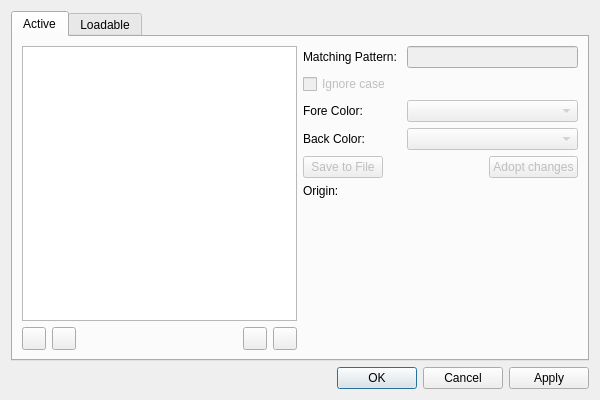
<?xml version="1.0" encoding="UTF-8"?>
<ui version="4.0">
 <class>FiltersDialog</class>
 <widget class="QDialog" name="FiltersDialog">
  <property name="geometry">
   <rect>
    <x>0</x>
    <y>0</y>
    <width>600</width>
    <height>400</height>
   </rect>
  </property>
  <property name="windowTitle">
   <string>Filters</string>
  </property>
  <layout class="QVBoxLayout" name="verticalLayout_7">
   <item>
    <widget class="QTabWidget" name="tabWidget">
     <property name="currentIndex">
      <number>0</number>
     </property>
     <widget class="QWidget" name="tab">
      <attribute name="title">
       <string>Active</string>
      </attribute>
      <layout class="QHBoxLayout" name="horizontalLayout_4">
       <item>
        <layout class="QVBoxLayout" name="verticalLayout_4">
         <item>
          <widget class="QListWidget" name="filterListWidget">
           <property name="selectionMode">
            <enum>QAbstractItemView::ExtendedSelection</enum>
           </property>
          </widget>
         </item>
         <item>
          <layout class="QHBoxLayout" name="buttonsLayout">
           <property name="spacing">
            <number>6</number>
           </property>
           <item>
            <widget class="QToolButton" name="addFilterButton">
             <property name="toolTip">
              <string>New Filter</string>
             </property>
             <property name="text">
              <string/>
             </property>
             <property name="icon">
              <iconset resource="../glogg.qrc">
               <normaloff>:/images/plus.png</normaloff>:/images/plus.png</iconset>
             </property>
            </widget>
           </item>
           <item>
            <widget class="QToolButton" name="removeFilterButton">
             <property name="toolTip">
              <string>Delete Filter</string>
             </property>
             <property name="text">
              <string/>
             </property>
             <property name="icon">
              <iconset resource="../glogg.qrc">
               <normaloff>:/images/minus.png</normaloff>:/images/minus.png</iconset>
             </property>
            </widget>
           </item>
           <item>
            <spacer name="horizontalSpacer">
             <property name="orientation">
              <enum>Qt::Horizontal</enum>
             </property>
             <property name="sizeHint" stdset="0">
              <size>
               <width>40</width>
               <height>20</height>
              </size>
             </property>
            </spacer>
           </item>
           <item>
            <widget class="QToolButton" name="upFilterButton">
             <property name="toolTip">
              <string>Move Filter Up</string>
             </property>
             <property name="text">
              <string/>
             </property>
             <property name="icon">
              <iconset resource="../glogg.qrc">
               <normaloff>:/images/up.png</normaloff>:/images/up.png</iconset>
             </property>
            </widget>
           </item>
           <item>
            <widget class="QToolButton" name="downFilterButton">
             <property name="toolTip">
              <string>Move Filter Down</string>
             </property>
             <property name="text">
              <string/>
             </property>
             <property name="icon">
              <iconset resource="../glogg.qrc">
               <normaloff>:/images/down.png</normaloff>:/images/down.png</iconset>
             </property>
            </widget>
           </item>
          </layout>
         </item>
        </layout>
       </item>
       <item>
        <layout class="QVBoxLayout" name="verticalLayout">
         <item>
          <layout class="QFormLayout" name="formLayout">
           <item row="2" column="0">
            <widget class="QLabel" name="label">
             <property name="text">
              <string>Matching Pattern: </string>
             </property>
            </widget>
           </item>
           <item row="2" column="1">
            <widget class="QLineEdit" name="patternEdit">
             <property name="enabled">
              <bool>false</bool>
             </property>
            </widget>
           </item>
           <item row="3" column="0">
            <widget class="QCheckBox" name="ignoreCaseCheckBox">
             <property name="enabled">
              <bool>false</bool>
             </property>
             <property name="text">
              <string>Ignore case</string>
             </property>
             <property name="checked">
              <bool>false</bool>
             </property>
            </widget>
           </item>
           <item row="4" column="0">
            <widget class="QLabel" name="label_2">
             <property name="text">
              <string>Fore Color: </string>
             </property>
            </widget>
           </item>
           <item row="4" column="1">
            <widget class="QComboBox" name="foreColorBox">
             <property name="enabled">
              <bool>false</bool>
             </property>
            </widget>
           </item>
           <item row="5" column="0">
            <widget class="QLabel" name="label_3">
             <property name="text">
              <string>Back Color: </string>
             </property>
            </widget>
           </item>
           <item row="5" column="1">
            <widget class="QComboBox" name="backColorBox">
             <property name="enabled">
              <bool>false</bool>
             </property>
            </widget>
           </item>
          </layout>
         </item>
         <item>
          <layout class="QHBoxLayout" name="horizontalLayout_5">
           <item>
            <widget class="QPushButton" name="saveToFileButton">
             <property name="enabled">
              <bool>false</bool>
             </property>
             <property name="text">
              <string>Save to File</string>
             </property>
            </widget>
           </item>
           <item>
            <spacer name="horizontalSpacer_3">
             <property name="orientation">
              <enum>Qt::Horizontal</enum>
             </property>
             <property name="sizeHint" stdset="0">
              <size>
               <width>40</width>
               <height>20</height>
              </size>
             </property>
            </spacer>
           </item>
           <item>
            <widget class="QPushButton" name="adoptChangesButton">
             <property name="enabled">
              <bool>false</bool>
             </property>
             <property name="text">
              <string>Adopt changes</string>
             </property>
            </widget>
           </item>
          </layout>
         </item>
         <item>
          <widget class="QLabel" name="label_6">
           <property name="text">
            <string>Origin:</string>
           </property>
          </widget>
         </item>
         <item>
          <widget class="QLabel" name="filterOrigin">
           <property name="text">
            <string/>
           </property>
          </widget>
         </item>
         <item>
          <spacer name="verticalSpacer_3">
           <property name="orientation">
            <enum>Qt::Vertical</enum>
           </property>
           <property name="sizeHint" stdset="0">
            <size>
             <width>20</width>
             <height>40</height>
            </size>
           </property>
          </spacer>
         </item>
        </layout>
       </item>
      </layout>
     </widget>
     <widget class="QWidget" name="tab_2">
      <attribute name="title">
       <string>Loadable</string>
      </attribute>
      <layout class="QVBoxLayout" name="verticalLayout_2">
       <item>
        <widget class="QListWidget" name="loadedFilterListWidget"/>
       </item>
       <item>
        <layout class="QHBoxLayout" name="horizontalLayout">
         <item>
          <widget class="QToolButton" name="addFilterFile">
           <property name="toolTip">
            <string>Load file</string>
           </property>
           <property name="text">
            <string/>
           </property>
           <property name="icon">
            <iconset resource="../glogg.qrc">
             <normaloff>:/images/plus.png</normaloff>:/images/plus.png</iconset>
           </property>
          </widget>
         </item>
         <item>
          <widget class="QToolButton" name="removeFilterFile">
           <property name="toolTip">
            <string>Remove file</string>
           </property>
           <property name="text">
            <string/>
           </property>
           <property name="icon">
            <iconset resource="../glogg.qrc">
             <normaloff>:/images/minus.png</normaloff>:/images/minus.png</iconset>
           </property>
          </widget>
         </item>
         <item>
          <spacer name="horizontalSpacer_2">
           <property name="orientation">
            <enum>Qt::Horizontal</enum>
           </property>
           <property name="sizeHint" stdset="0">
            <size>
             <width>40</width>
             <height>20</height>
            </size>
           </property>
          </spacer>
         </item>
         <item>
          <widget class="QPushButton" name="undoChangesButton">
           <property name="text">
            <string>Undo changes</string>
           </property>
          </widget>
         </item>
         <item>
          <widget class="QPushButton" name="saveChangesButton">
           <property name="text">
            <string>Save changes</string>
           </property>
          </widget>
         </item>
        </layout>
       </item>
       <item>
        <layout class="QGridLayout" name="gridLayout">
         <item row="1" column="5">
          <layout class="QVBoxLayout" name="verticalLayout_6">
           <item>
            <widget class="QListWidget" name="activeFiltersListWidget">
             <property name="selectionMode">
              <enum>QAbstractItemView::ExtendedSelection</enum>
             </property>
            </widget>
           </item>
          </layout>
         </item>
         <item row="1" column="3">
          <layout class="QVBoxLayout" name="verticalLayout_5">
           <item>
            <widget class="QListWidget" name="availableFiltersListWidget">
             <property name="selectionMode">
              <enum>QAbstractItemView::ExtendedSelection</enum>
             </property>
            </widget>
           </item>
          </layout>
         </item>
         <item row="1" column="4">
          <layout class="QVBoxLayout" name="verticalLayout_3">
           <item>
            <spacer name="verticalSpacer">
             <property name="orientation">
              <enum>Qt::Vertical</enum>
             </property>
             <property name="sizeHint" stdset="0">
              <size>
               <width>20</width>
               <height>40</height>
              </size>
             </property>
            </spacer>
           </item>
           <item>
            <widget class="QToolButton" name="addLoadedFilterButton">
             <property name="toolTip">
              <string>Add filter</string>
             </property>
             <property name="text">
              <string/>
             </property>
             <property name="icon">
              <iconset resource="../glogg.qrc">
               <normaloff>:/images/right.png</normaloff>:/images/right.png</iconset>
             </property>
            </widget>
           </item>
           <item>
            <widget class="QToolButton" name="removeLoadedFilterButton">
             <property name="toolTip">
              <string>Remove filter</string>
             </property>
             <property name="text">
              <string/>
             </property>
             <property name="icon">
              <iconset resource="../glogg.qrc">
               <normaloff>:/images/left.png</normaloff>:/images/left.png</iconset>
             </property>
            </widget>
           </item>
           <item>
            <spacer name="verticalSpacer_2">
             <property name="orientation">
              <enum>Qt::Vertical</enum>
             </property>
             <property name="sizeHint" stdset="0">
              <size>
               <width>20</width>
               <height>40</height>
              </size>
             </property>
            </spacer>
           </item>
          </layout>
         </item>
         <item row="0" column="5">
          <widget class="QLabel" name="label_4">
           <property name="text">
            <string>Active Filters</string>
           </property>
           <property name="textFormat">
            <enum>Qt::PlainText</enum>
           </property>
           <property name="scaledContents">
            <bool>false</bool>
           </property>
           <property name="alignment">
            <set>Qt::AlignCenter</set>
           </property>
          </widget>
         </item>
         <item row="0" column="3">
          <widget class="QLabel" name="label_5">
           <property name="text">
            <string>Available Filters</string>
           </property>
           <property name="textFormat">
            <enum>Qt::PlainText</enum>
           </property>
           <property name="alignment">
            <set>Qt::AlignCenter</set>
           </property>
          </widget>
         </item>
        </layout>
       </item>
      </layout>
     </widget>
    </widget>
   </item>
   <item>
    <widget class="QDialogButtonBox" name="buttonBox">
     <property name="orientation">
      <enum>Qt::Horizontal</enum>
     </property>
     <property name="standardButtons">
      <set>QDialogButtonBox::Apply|QDialogButtonBox::Cancel|QDialogButtonBox::Ok</set>
     </property>
    </widget>
   </item>
  </layout>
 </widget>
 <tabstops>
  <tabstop>tabWidget</tabstop>
  <tabstop>filterListWidget</tabstop>
  <tabstop>addFilterButton</tabstop>
  <tabstop>removeFilterButton</tabstop>
  <tabstop>upFilterButton</tabstop>
  <tabstop>downFilterButton</tabstop>
  <tabstop>patternEdit</tabstop>
  <tabstop>ignoreCaseCheckBox</tabstop>
  <tabstop>foreColorBox</tabstop>
  <tabstop>backColorBox</tabstop>
  <tabstop>saveToFileButton</tabstop>
  <tabstop>adoptChangesButton</tabstop>
  <tabstop>availableFiltersListWidget</tabstop>
  <tabstop>addLoadedFilterButton</tabstop>
  <tabstop>removeLoadedFilterButton</tabstop>
  <tabstop>activeFiltersListWidget</tabstop>
  <tabstop>addFilterFile</tabstop>
  <tabstop>removeFilterFile</tabstop>
  <tabstop>undoChangesButton</tabstop>
  <tabstop>saveChangesButton</tabstop>
 </tabstops>
 <resources>
  <include location="../glogg.qrc"/>
 </resources>
 <connections/>
</ui>
